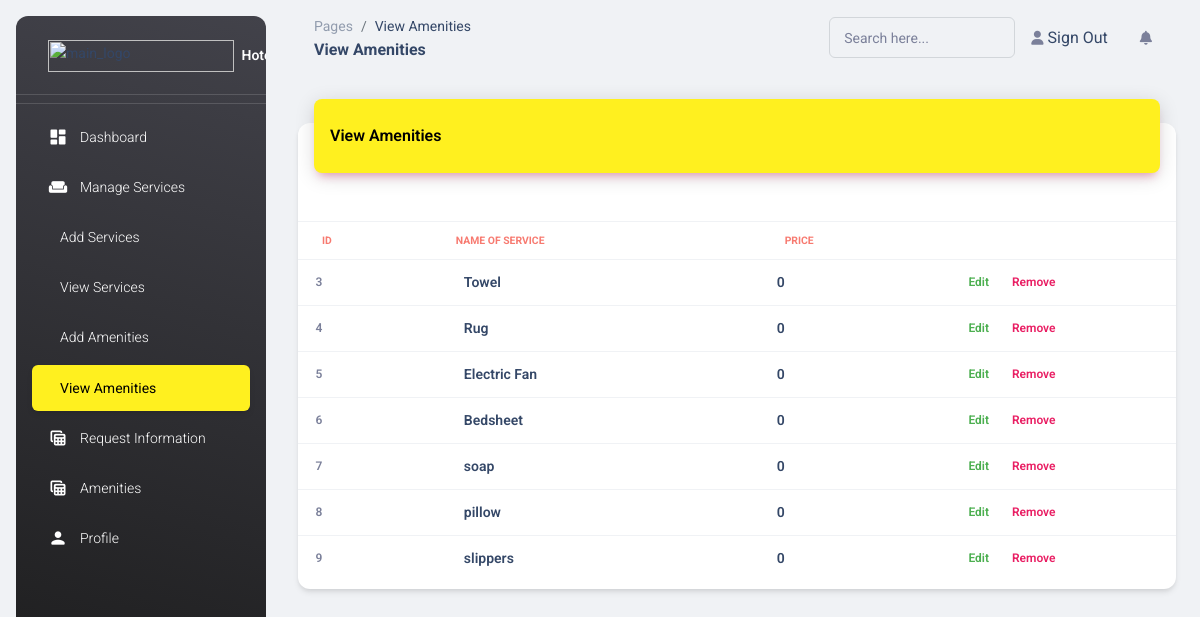
Screenshot of /HOTEL/pages/viewamen.php with the database file from the repository.
### tables this page shows
CREATE TABLE `amenity_inventory` (
  `ID` int(11) NOT NULL,
  `amenity_name` text NOT NULL,
  `price` float NOT NULL
);

### HOTEL/pages/viewamen.php (the view, shortened to what this page needs)
<?php
include_once("config.php");
$rs=mysqli_query($mysqli,"select * from amenity_inventory ");
?>
<!DOCTYPE html>
<html lang="en">
<head>
  <link href="../assets/css/nucleo-icons.css" rel="stylesheet" />
  <link href="../assets/css/nucleo-svg.css" rel="stylesheet" />
  <link id="pagestyle" href="../assets/css/material-dashboard.css?v=3.0.0" rel="stylesheet" />
</head>
<body class="g-sidenav-show  bg-gray-200">
  <aside class="sidenav navbar navbar-vertical navbar-expand-xs border-0 border-radius-xl my-3 fixed-start ms-3   bg-gradient-dark" id="sidenav-main">
    <div class="sidenav-header">
      <a class="navbar-brand m-0" href="../pages/housekeepingdashboard.php">
        <img src="../assets/img/logo-ct.png" class="navbar-brand-img h-100" alt="main_logo">
        <span class="ms-1 font-weight-bold text-white">Hotel Operation</span>
      </a>
    </div>
    <hr class="horizontal light mt-0 mb-2">
    <hr class="horizontal light mt-0 mb-2">
    <div class="collapse navbar-collapse  w-auto  max-height-vh-100" id="sidenav-collapse-main">
      <ul class="navbar-nav">
        <li class="nav-item">
          <a class="nav-link text-white " href="../pages/housekeepingdashboard.php">
            <div class="text-white text-center me-2 d-flex align-items-center justify-content-center">
              <i class="material-icons opacity-10" >dashboard</i>
            </div>
            <span class="nav-link-text ms-1">Dashboard</span>
          </a>
        </li>
         <li class="nav-item">
          <a class="nav-link text-white " href="../pages/addservice.php">
            <div class="text-white text-center me-2 d-flex align-items-center justify-content-center">
              <i class="material-icons opacity-10" ><mat-icon>weekend</mat-icon></i>
            </div>
            <span class="nav-link-text ms-1">Manage Services</span>
          </a>
        </li>
         <li class="nav-item">
          <a class="nav-link text-white " href="../pages/addservice.php">
            <span class="nav-link-text ms-1">Add Services</span>
          </a>
        </li>
        <li class="nav-item">
          <a class="nav-link "  href="../pages/viewservice.php">
            <span class="nav-link-text ms-1">View Services</span>
          </a>
        </li>
         <li class="nav-item">
          <a class="nav-link text-white " href="../pages/addamen.php">
            <span class="nav-link-text ms-1">Add Amenities</span>
          </a>
        </li>
         <li class="nav-item">
          <a class="nav-link text-white  active"style="background-color: #FFF01F" href="../pages/viewamen.php">
            <span class="nav-link-text ms-1">View Amenities</span>
          </a>
        </li>
        <li class="nav-item">
          <a class="nav-link text-white " href="../pages/requestinformation.php">
            <div class="text-white text-center me-2 d-flex align-items-center justify-content-center">
              <i class="material-icons opacity-10" >table_view</i>
            </div>
            <span class="nav-link-text ms-1">Request Information</span>
          </a>
        </li>
        <li class="nav-item">
          <a class="nav-link  "  href="../pages/amenities.php">
            <div class="text-white text-center me-2 d-flex align-items-center justify-content-center">
              <i class="material-icons icon-black opacity-10" >table_view</i>
            </div>
            <span class="nav-link-text ms-1">Amenities</span>
          </a>
        </li>
      <li class="nav-item">
          <a class="nav-link text-white " href="../pages/hkprofile.php">
            <div class="text-white text-center me-2 d-flex align-items-center justify-content-center">
              <i class="material-icons opacity-10">person</i>
            </div>
            <span class="nav-link-text ms-1">Profile</span>
          </a>
        </li>
      </ul>
    </div>
  </aside>
   <main class="main-content position-relative max-height-vh-100 h-100 border-radius-lg ">
    <nav class="navbar navbar-main navbar-expand-lg px-0 mx-4 shadow-none border-radius-xl" id="navbarBlur" navbar-scroll="true">
      <div class="container-fluid py-1 px-3">
        <nav aria-label="breadcrumb">
          <ol class="breadcrumb bg-transparent mb-0 pb-0 pt-1 px-0 me-sm-6 me-5">
            <li class="breadcrumb-item text-sm"><a class="opacity-5 text-dark" href="javascript:;">Pages</a></li>
            <li class="breadcrumb-item text-sm text-dark active "  aria-current="page">View Amenities</li>
          </ol>
          <h6 class="font-weight-bolder mb-0" >View Amenities </h6>
        </nav>
        <div class="collapse navbar-collapse mt-sm-0 mt-2 me-md-0 me-sm-4" id="navbar">
          <div class="ms-md-auto pe-md-3 d-flex align-items-center">
            <div class="input-group input-group-outline">
              <label class="form-label">Search here...</label>
              <input type="text" class="form-control">
            </div>
          </div>
          <ul class="navbar-nav  justify-content-end">
            <li class="nav-item d-flex align-items-center">
              <a href="javascript:;" class="nav-link text-body font-weight-bold px-0">
                <i class="fa fa-user me-sm-1"></i>
                <span class="d-sm-inline d-none"><a href="./destroyer.php" >Sign Out</a></span>
              </a>
            </li>
            <li class="nav-item px-3 d-flex align-items-center">
            </li>
            <li class="nav-item dropdown pe-2 d-flex align-items-center">
              <a href="javascript:;" class="nav-link text-body p-0" id="dropdownMenuButton" data-bs-toggle="dropdown" aria-expanded="false">
                <i class="fa fa-bell cursor-pointer"></i>
              </a>
            </li>
          </ul>
        </div>
      </div>
    </nav>
    <div class="container-fluid py-4">
      <div class="row">
        <div class="col-12">
          <div class="card my-4">
            <div class="card-header p-0 position-relative mt-n4 mx-3 z-index-2" >
              <div class=" shadow-primary border-radius-lg pt-4 pb-3" style="background-color: #FFF01F;" >
                <h6 class=" text-capitalize ps-3" style="color: rgb(0,0,0);">View Amenities</h6>
              </div>
            </div>
            <div class="card-body px-0 pb-2" >
              <div class="table-responsive p-0">
                <table class="table align-items-center mb-0">
                  <thead>
                    <tr>
                      <th ></th>
                      <th ></th>
                      <th ></th>
                      <th ></th>
                    </tr>
                  </thead>
                  <thead>
                    <tr>
                      <th class="text-uppercase text-danger text-xxs font-weight-bolder opacity-7">ID</th>
                      <th class="text-uppercase text-danger text-xxs font-weight-bolder opacity-7 ps-2">Name of Service</th>
                      <th class="text-uppercase text-uppercase text-danger text-xxs font-weight-bolder opacity-7">Price</th>
                      <th class="text-center text-uppercase text-danger text-xxs font-weight-bolder opacity-7"></th>
                    </tr>
                  </thead>
                  <tbody >
                <?php
                   while ( $res=mysqli_fetch_array($rs)) {
                    echo " <tr> <td class='align-middle ' style=' padding-left: 2%;'> <span class='text-secondary text-xs font-weight-bold'>".$res['ID']."</span></td>";
                    echo " <td> <div class='d-flex px-2 py-1'><div></div><div class='d-flex flex-column justify-content-center'><h6 class='mb-0 text-sm'>".$res['amenity_name']."</h6></div></div></td>";
                    echo " <td> <div class='d-flex px-2 py-1'><div></div><div class='d-flex flex-column justify-content-center'><h6 class='mb-0 text-sm'>".$res['price']."</h6></div>
                        </div></td>";
                                   echo "  <td class='align-middle'>
                                   <a href='editamen.php?ID=$res[ID]'class='text-success font-weight-bold text-xs' data-original-title='Edit user' style='padding-right: 10%'>
                                    Edit </a>
                                    <a href='removeamen.php?ID=$res[ID]' class='text-primary font-weight-bold text-xs' data-toggle='tooltip' data-original-title='Edit user'>
                                     Remove</a> </td></tr>";
                                }
                       ?>
                  </tbody>
                </table>
              </div>
            </div>
          </div>
        </div>
      </div>
    </div>
  </main>
</body>
</html>

### rows the page displays
amenity_inventory: ID "3", amenity_name "Towel", price "0"
amenity_inventory: ID "4", amenity_name "Rug", price "0"
amenity_inventory: ID "5", amenity_name "Electric Fan", price "0"
amenity_inventory: ID "6", amenity_name "Bedsheet", price "0"
amenity_inventory: ID "7", amenity_name "soap", price "0"
amenity_inventory: ID "8", amenity_name "pillow", price "0"
amenity_inventory: ID "9", amenity_name "slippers", price "0"
